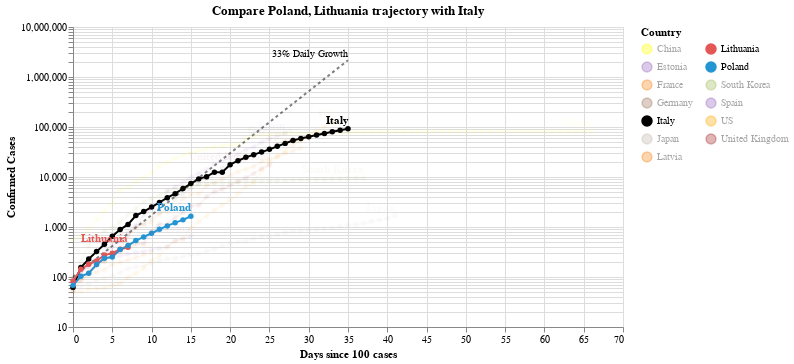

The notebook cell saved with this chart:
### Code cell
#hide_input
chart2 = make_since_chart(['Poland', 'Lithuania'])
chart2

### Figure 1 — Vega-Lite specification as saved in the notebook (floating-point values rounded to 4 significant figures; data arrays with more than 128 entries replaced by an {"elided": "..."} marker saying what was removed)
{"config": {"view": {"continuousWidth": 400, "continuousHeight": 300}}, "layer": [{"mark": {"type": "line", "color": "black", "opacity": 0.5, "strokeDash": [3, 3]}, "encoding": {"x": {"type": "quantitative", "field": "Days since 100 cases"}, "y": {"type": "quantitative", "field": "Confirmed Cases"}}}, {"mark": {"type": "text", "align": "right", "dy": -6, "fontSize": 10, "text": "33% Daily Growth"}, "encoding": {"x": {"type": "quantitative", "field": "Days since 100 cases"}, "y": {"type": "quantitative", "field": "Confirmed Cases"}}, "transform": [{"filter": "(datum['Days since 100 cases'] >= 35)"}]}, {"data": {"name": "data-19c2eab86de803b1e262ffd5386a1f6d"}, "mark": {"type": "line", "point": true}, "encoding": {"color": {"type": "nominal", "field": "Country", "legend": {"columns": 2}, "scale": {"domain": ["China", "Estonia", "France", "Germany", "Italy", "Japan", "Latvia", "Lithuania", "Poland", "South Korea", "Spain", "US", "United Kingdom"], "range": ["yellow", "#9467bd", "#F58518", "#9D755D", "black", "#C1B7AD", "#F58518", "#E45756", "#2495D3", "#A1BA59", "#9467bd", "orange", "brown"]}}, "opacity": {"condition": {"value": 1, "selection": "selector004"}, "value": 0.05}, "tooltip": [{"type": "nominal", "field": "Country"}, {"type": "temporal", "field": "Date"}, {"type": "quantitative", "field": "Confirmed Cases"}, {"type": "quantitative", "field": "Days since 100 cases"}], "x": {"type": "quantitative", "field": "Days since 100 cases"}, "y": {"type": "quantitative", "field": "Confirmed Cases", "scale": {"type": "log"}}}, "selection": {"selector004": {"type": "multi", "fields": ["Country"], "bind": "legend", "init": [{"Country": "Poland"}, {"Country": "Lithuania"}, {"Country": "Italy"}]}}, "width": 550}, {"data": {"name": "data-19c2eab86de803b1e262ffd5386a1f6d"}, "mark": {"type": "text", "align": "right", "dy": -8, "fontWeight": "bold"}, "encoding": {"color": {"type": "nominal", "field": "Country", "legend": {"columns": 2}, "scale": {"domain": ["China", "Estonia", "France", "Germany", "Italy", "Japan", "Latvia", "Lithuania", "Poland", "South Korea", "Spain", "US", "United Kingdom"], "range": ["yellow", "#9467bd", "#F58518", "#9D755D", "black", "#C1B7AD", "#F58518", "#E45756", "#2495D3", "#A1BA59", "#9467bd", "orange", "brown"]}}, "opacity": {"condition": {"value": 1, "selection": "selector004"}, "value": 0.05}, "text": {"type": "nominal", "field": "Country"}, "tooltip": [{"type": "nominal", "field": "Country"}, {"type": "temporal", "field": "Date"}, {"type": "quantitative", "field": "Confirmed Cases"}, {"type": "quantitative", "field": "Days since 100 cases"}], "x": {"type": "quantitative", "field": "Days since 100 cases"}, "y": {"type": "quantitative", "field": "Confirmed Cases", "scale": {"type": "log"}}}, "transform": [{"filter": "(datum['Date'] >= 1585353600000)"}], "width": 550}], "data": {"name": "data-c1a3bbf4dd040f2e7e8e7a69520e3c2a"}, "title": "Compare Poland, Lithuania trajectory with Italy", "$schema": "https://vega.github.io/schema/vega-lite/v4.0.2.json", "datasets": {"data-c1a3bbf4dd040f2e7e8e7a69520e3c2a": [{"Days since 100 cases": 0, "Confirmed Cases": 100.0}, {"Days since 100 cases": 1, "Confirmed Cases": 133.0}, {"Days since 100 cases": 2, "Confirmed Cases": 176.9}, {"Days since 100 cases": 3, "Confirmed Cases": 235.3}, {"Days since 100 cases": 4, "Confirmed Cases": 312.9}, {"Days since 100 cases": 5, "Confirmed Cases": 416.2}, {"Days since 100 cases": 6, "Confirmed Cases": 553.5}, {"Days since 100 cases": 7, "Confirmed Cases": 736.1}, {"Days since 100 cases": 8, "Confirmed Cases": 979.1}, {"Days since 100 cases": 9, "Confirmed Cases": 1302.0}, {"Days since 100 cases": 10, "Confirmed Cases": 1732.0}, {"Days since 100 cases": 11, "Confirmed Cases": 2303.0}, {"Days since 100 cases": 12, "Confirmed Cases": 3064.0}, {"Days since 100 cases": 13, "Confirmed Cases": 4074.0}, {"Days since 100 cases": 14, "Confirmed Cases": 5419.0}, {"Days since 100 cases": 15, "Confirmed Cases": 7207.0}, {"Days since 100 cases": 16, "Confirmed Cases": 9586.0}, {"Days since 100 cases": 17, "Confirmed Cases": 12750.0}, {"Days since 100 cases": 18, "Confirmed Cases": 16960.0}, {"Days since 100 cases": 19, "Confirmed Cases": 22550.0}, {"Days since 100 cases": 20, "Confirmed Cases": 29990.0}, {"Days since 100 cases": 21, "Confirmed Cases": 39890.0}, {"Days since 100 cases": 22, "Confirmed Cases": 53060.0}, {"Days since 100 cases": 23, "Confirmed Cases": 70560.0}, {"Days since 100 cases": 24, "Confirmed Cases": 93850.0}, {"Days since 100 cases": 25, "Confirmed Cases": 124800.0}, {"Days since 100 cases": 26, "Confirmed Cases": 166000.0}, {"Days since 100 cases": 27, "Confirmed Cases": 220800.0}, {"Days since 100 cases": 28, "Confirmed Cases": 293700.0}, {"Days since 100 cases": 29, "Confirmed Cases": 390600.0}, {"Days since 100 cases": 30, "Confirmed Cases": 519500.0}, {"Days since 100 cases": 31, "Confirmed Cases": 690900.0}, {"Days since 100 cases": 32, "Confirmed Cases": 918900.0}, {"Days since 100 cases": 33, "Confirmed Cases": 1222000.0}, {"Days since 100 cases": 34, "Confirmed Cases": 1625000.0}, {"Days since 100 cases": 35, "Confirmed Cases": 2162000.0}], "data-19c2eab86de803b1e262ffd5386a1f6d": {"elided": "381 records"}}}
